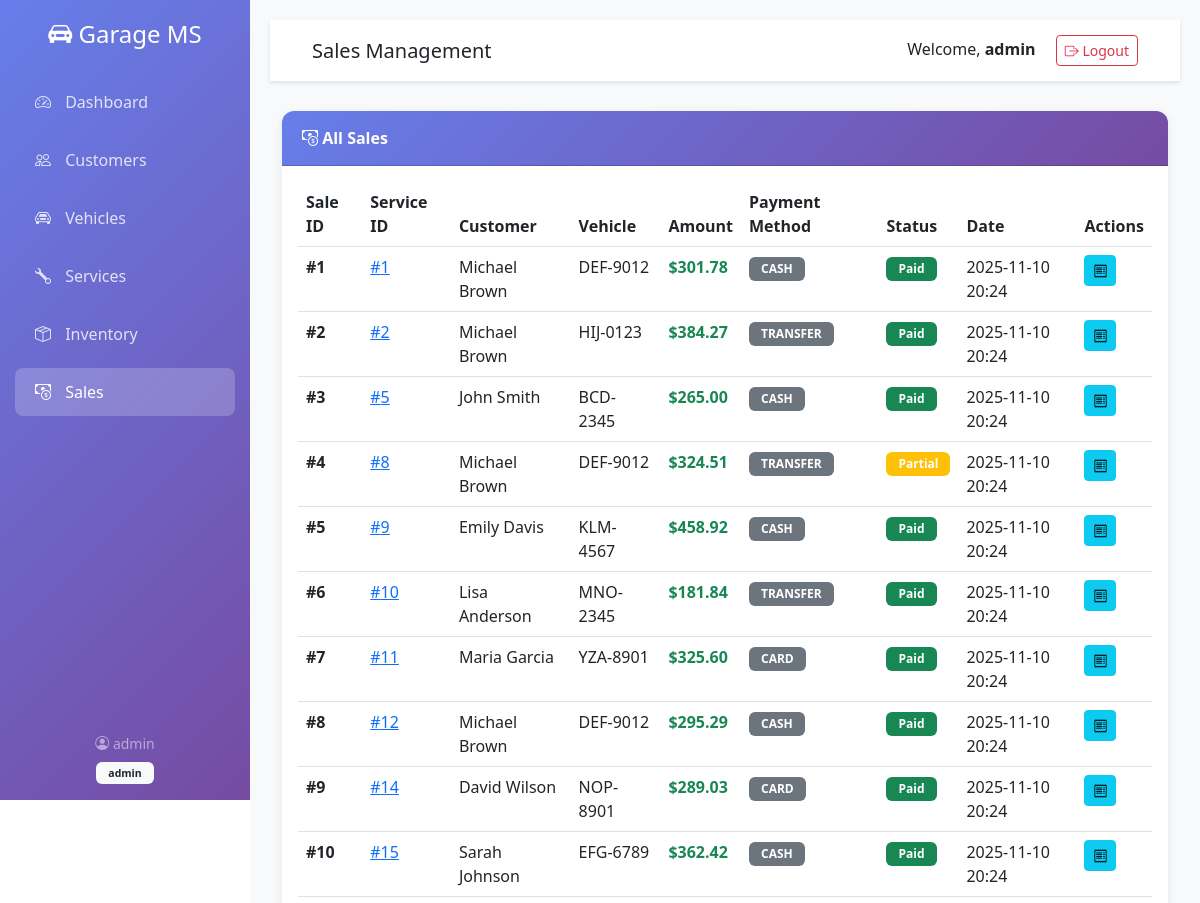
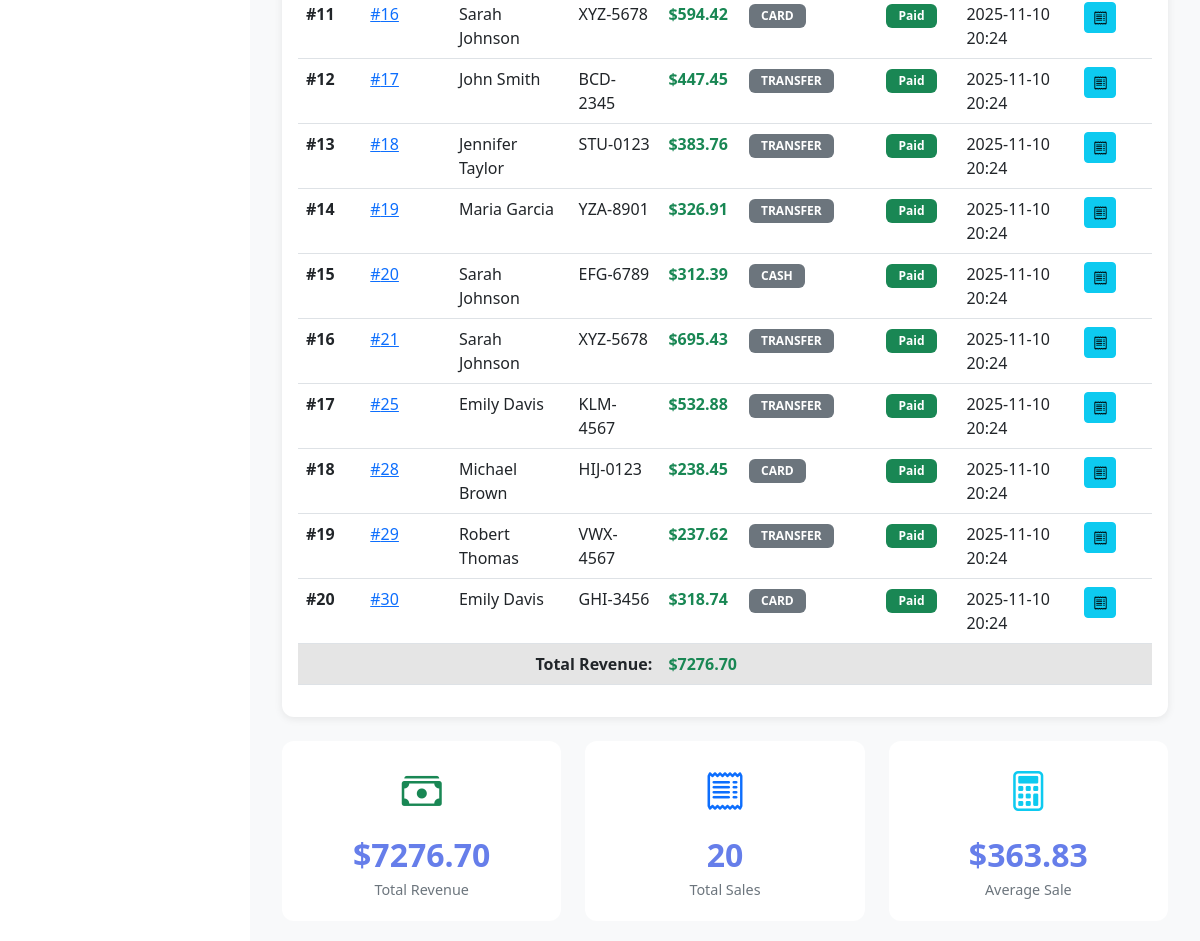
The app's page /sales (signed in) with its own data (2 pictures, top to bottom).
### app.py (models this page shows, shortened)
class User(UserMixin, db.Model):
    id = db.Column(db.Integer, primary_key=True)
    username = db.Column(db.String(80), unique=True, nullable=False)
    email = db.Column(db.String(120), unique=True, nullable=False)
    password_hash = db.Column(db.String(255), nullable=False)
    role = db.Column(db.String(20), default='staff')  # admin, staff
    created_at = db.Column(db.DateTime, default=datetime.utcnow)

class Sale(db.Model):
    id = db.Column(db.Integer, primary_key=True)
    service_id = db.Column(db.Integer, db.ForeignKey('service.id'), nullable=False)
    total_amount = db.Column(db.Float, nullable=False)
    payment_method = db.Column(db.String(50))  # cash, card, transfer
    payment_status = db.Column(db.String(20), default='pending')  # pending, paid, partial
    created_by = db.Column(db.Integer, db.ForeignKey('user.id'))
    created_at = db.Column(db.DateTime, default=datetime.utcnow)
    service = db.relationship('Service', backref='sale')

class Service(db.Model):
    id = db.Column(db.Integer, primary_key=True)
    vehicle_id = db.Column(db.Integer, db.ForeignKey('vehicle.id'), nullable=False)
    service_type = db.Column(db.String(100), nullable=False)
    description = db.Column(db.Text)
    status = db.Column(db.String(20), default='pending')  # pending, in_progress, completed, cancelled
    cost = db.Column(db.Float, default=0.0)
    scheduled_date = db.Column(db.DateTime, nullable=False)
    completed_date = db.Column(db.DateTime)
    created_by = db.Column(db.Integer, db.ForeignKey('user.id'))
    created_at = db.Column(db.DateTime, default=datetime.utcnow)
    parts_used = db.relationship('ServicePart', backref='service', lazy=True, cascade='all, delete-orphan')

class Customer(db.Model):
    id = db.Column(db.Integer, primary_key=True)
    name = db.Column(db.String(100), nullable=False)
    email = db.Column(db.String(120))
    phone = db.Column(db.String(20), nullable=False)
    address = db.Column(db.Text)
    created_at = db.Column(db.DateTime, default=datetime.utcnow)
    vehicles = db.relationship('Vehicle', backref='owner', lazy=True, cascade='all, delete-orphan')

class Vehicle(db.Model):
    id = db.Column(db.Integer, primary_key=True)
    customer_id = db.Column(db.Integer, db.ForeignKey('customer.id'), nullable=False)
    make = db.Column(db.String(50), nullable=False)
    model = db.Column(db.String(50), nullable=False)
    year = db.Column(db.Integer, nullable=False)
    license_plate = db.Column(db.String(20), unique=True, nullable=False)
    vin = db.Column(db.String(50))
    color = db.Column(db.String(30))
    created_at = db.Column(db.DateTime, default=datetime.utcnow)
    services = db.relationship('Service', backref='vehicle', lazy=True)

### app.py (the view)
@app.route('/sales')
@login_required
def sales():
    sales_list = Sale.query.order_by(Sale.created_at.desc()).all()
    return render_template('sales.html', sales=sales_list)

### app.py (called while the page is built)
@login_manager.user_loader
def load_user(user_id):
    return User.query.get(int(user_id))

### templates/sales.html (shortened to what this page needs)
{% extends "base.html" %}
{% block page_title %}Sales Management{% endblock %}
{% block content %}
<div class="card">
    <div class="card-header">
        <i class="bi bi-cash-coin"></i> All Sales
    </div>
    <div class="card-body">
        {% if sales %}
        <div class="table-responsive">
            <table class="table table-hover">
                <thead>
                    <tr>
                        <th>Sale ID</th>
                        <th>Service ID</th>
                        <th>Customer</th>
                        <th>Vehicle</th>
                        <th>Amount</th>
                        <th>Payment Method</th>
                        <th>Status</th>
                        <th>Date</th>
                        <th>Actions</th>
                    </tr>
                </thead>
                <tbody>
                    {% for sale in sales %}
                    <tr>
                        <td><strong>#{{ sale.id }}</strong></td>
                        <td>
                            <a href="{{ url_for('view_service', id=sale.service.id) }}">#{{ sale.service.id }}</a>
                        </td>
                        <td>{{ sale.service.vehicle.owner.name }}</td>
                        <td>{{ sale.service.vehicle.license_plate }}</td>
                        <td class="text-success"><strong>${{ "%.2f"|format(sale.total_amount) }}</strong></td>
                        <td>
                            <span class="badge bg-secondary">{{ sale.payment_method.upper() if sale.payment_method else 'N/A' }}</span>
                        </td>
                        <td>
                            {% if sale.payment_status == 'paid' %}
                            <span class="badge bg-success">Paid</span>
                            {% elif sale.payment_status == 'partial' %}
                            <span class="badge bg-warning">Partial</span>
                            {% else %}
                            <span class="badge bg-danger">Pending</span>
                            {% endif %}
                        </td>
                        <td>{{ sale.created_at.strftime('%Y-%m-%d %H:%M') }}</td>
                        <td>
                            <a href="{{ url_for('view_sale', id=sale.id) }}" class="btn btn-sm btn-info" title="View Receipt">
                                <i class="bi bi-receipt"></i>
                            </a>
                        </td>
                    </tr>
                    {% endfor %}
                </tbody>
                <tfoot>
                    <tr class="table-active">
                        <td colspan="4" class="text-end"><strong>Total Revenue:</strong></td>
                        <td colspan="5" class="text-success">
                            <strong>${{ "%.2f"|format(sales|sum(attribute='total_amount')) }}</strong>
                        </td>
                    </tr>
                </tfoot>
            </table>
        </div>
        {% else %}
        <div class="text-center py-5">
            <i class="bi bi-cash-coin text-muted" style="font-size: 4rem;"></i>
            <p class="text-muted mt-3">No sales records found.</p>
        </div>
        {% endif %}
    </div>
</div>
{% if sales %}
<div class="row mt-4">
    <div class="col-md-4">
        <div class="stat-card">
            <div class="icon text-success">
                <i class="bi bi-cash-stack"></i>
            </div>
            <div class="value">${{ "%.2f"|format(sales|sum(attribute='total_amount')) }}</div>
            <div class="label">Total Revenue</div>
        </div>
    </div>
    <div class="col-md-4">
        <div class="stat-card">
            <div class="icon text-primary">
                <i class="bi bi-receipt"></i>
            </div>
            <div class="value">{{ sales|length }}</div>
            <div class="label">Total Sales</div>
        </div>
    </div>
    <div class="col-md-4">
        <div class="stat-card">
            <div class="icon text-info">
                <i class="bi bi-calculator"></i>
            </div>
            <div class="value">${{ "%.2f"|format(sales|sum(attribute='total_amount') / sales|length if sales|length > 0 else 0) }}</div>
            <div class="label">Average Sale</div>
        </div>
    </div>
</div>
{% endif %}
{% endblock %}

### templates/base.html (shortened to what this page needs)
<!DOCTYPE html>
<html lang="en">
<head>
    <link href="https://cdn.jsdelivr.net/npm/bootstrap@5.3.0/dist/css/bootstrap.min.css" rel="stylesheet">
    <link rel="stylesheet" href="https://cdn.jsdelivr.net/npm/bootstrap-icons@1.10.0/font/bootstrap-icons.css">
</head>
<body>
    {% if current_user.is_authenticated %}
    <div class="sidebar">
        <div class="text-center mb-4">
            <h4 class="text-white mb-0">
                <i class="bi bi-car-front-fill"></i> Garage MS
            </h4>
        </div>
        <nav class="nav flex-column">
            <a class="nav-link {% if request.endpoint == 'dashboard' %}active{% endif %}" href="{{ url_for('dashboard') }}">
                <i class="bi bi-speedometer2"></i> Dashboard
            </a>
            <a class="nav-link {% if 'customer' in request.endpoint %}active{% endif %}" href="{{ url_for('customers') }}">
                <i class="bi bi-people"></i> Customers
            </a>
            <a class="nav-link {% if 'vehicle' in request.endpoint %}active{% endif %}" href="{{ url_for('vehicles') }}">
                <i class="bi bi-car-front"></i> Vehicles
            </a>
            <a class="nav-link {% if 'service' in request.endpoint %}active{% endif %}" href="{{ url_for('services') }}">
                <i class="bi bi-wrench"></i> Services
            </a>
            <a class="nav-link {% if 'inventory' in request.endpoint or 'part' in request.endpoint %}active{% endif %}" href="{{ url_for('inventory') }}">
                <i class="bi bi-box-seam"></i> Inventory
            </a>
            <a class="nav-link {% if 'sale' in request.endpoint %}active{% endif %}" href="{{ url_for('sales') }}">
                <i class="bi bi-cash-coin"></i> Sales
            </a>
        </nav>
        <div class="position-absolute bottom-0 w-100 p-3">
            <div class="text-white-50 small text-center">
                <i class="bi bi-person-circle"></i> {{ current_user.username }}
                <br>
                <span class="badge bg-light text-dark mt-2">{{ current_user.role }}</span>
            </div>
        </div>
    </div>
    {% endif %}
    <div class="{% if current_user.is_authenticated %}main-content{% endif %}">
        {% if current_user.is_authenticated %}
        <nav class="navbar">
            <div class="container-fluid">
                <h5 class="mb-0">{% block page_title %}Dashboard{% endblock %}</h5>
                <div>
                    <span class="me-3">Welcome, <strong>{{ current_user.username }}</strong></span>
                    <a href="{{ url_for('logout') }}" class="btn btn-outline-danger btn-sm">
                        <i class="bi bi-box-arrow-right"></i> Logout
                    </a>
                </div>
            </div>
        </nav>
        {% endif %}
        <div class="container-fluid">
            {% block content %}{% endblock %}
        </div>
    </div>
</body>
</html>

### templates/base.html (style rules this page uses)
:root { --sidebar-width: 250px; }
body { font-family: 'Segoe UI', Tahoma, Geneva, Verdana, sans-serif; }
.sidebar { position: fixed; top: 0; left: 0; height: 100vh; width: var(--sidebar-width); background: linear-gradient(135deg, #667eea 0%, #764ba2 100%); padding-top: 20px; transition: all 0.3s; z-index: 1000; overflow-y: auto; }
.sidebar .nav-link { color: rgba(255, 255, 255, 0.8); padding: 12px 20px; margin: 5px 15px; border-radius: 8px; transition: all 0.3s; }
.sidebar .nav-link:hover, .sidebar .nav-link.active { background: rgba(255, 255, 255, 0.2); color: white; }
.sidebar .nav-link i { margin-right: 10px; width: 20px; }
.main-content { margin-left: var(--sidebar-width); padding: 20px; min-height: 100vh; background: #f8f9fa; }
.navbar { background: white; box-shadow: 0 2px 4px rgba(0,0,0,0.1); padding: 15px 30px; margin-bottom: 30px; }
.card { border: none; border-radius: 12px; box-shadow: 0 2px 8px rgba(0,0,0,0.08); margin-bottom: 20px; transition: transform 0.3s, box-shadow 0.3s; }
.card-header { background: linear-gradient(135deg, #667eea 0%, #764ba2 100%); color: white; border-radius: 12px 12px 0 0 !important; padding: 15px 20px; font-weight: 600; }
.stat-card { background: white; border-radius: 12px; padding: 20px; text-align: center; transition: all 0.3s; }
.stat-card .icon { font-size: 2.5rem; margin-bottom: 10px; }
.stat-card .value { font-size: 2rem; font-weight: bold; color: #667eea; }
.stat-card .label { color: #6c757d; font-size: 0.9rem; }
.table { background: white; border-radius: 8px; }
.table thead { background: #f8f9fa; }
.badge { padding: 6px 12px; border-radius: 6px; }

### records on screen
User: username "admin", role "admin"
Sale: id "1", service.id "1", service.vehicle.owner.name "Michael Brown", service.vehicle.license_plate "DEF-9012", total_amount "301.78", payment_method "CASH", payment_status "Paid", created_at "2025-11-10 20:24"
Sale: id "2", service.id "2", service.vehicle.owner.name "Michael Brown", service.vehicle.license_plate "HIJ-0123", total_amount "384.27", payment_method "TRANSFER", payment_status "Paid", created_at "2025-11-10 20:24"
Sale: id "3", service.id "5", service.vehicle.owner.name "John Smith", service.vehicle.license_plate "BCD-2345", total_amount "265.00", payment_method "CASH", payment_status "Paid", created_at "2025-11-10 20:24"
Sale: id "4", service.id "8", service.vehicle.owner.name "Michael Brown", service.vehicle.license_plate "DEF-9012", total_amount "324.51", payment_method "TRANSFER", payment_status "Partial", created_at "2025-11-10 20:24"
Sale: id "5", service.id "9", service.vehicle.owner.name "Emily Davis", service.vehicle.license_plate "KLM-4567", total_amount "458.92", payment_method "CASH", payment_status "Paid", created_at "2025-11-10 20:24"
Sale: id "6", service.id "10", service.vehicle.owner.name "Lisa Anderson", service.vehicle.license_plate "MNO-2345", total_amount "181.84", payment_method "TRANSFER", payment_status "Paid", created_at "2025-11-10 20:24"
Sale: id "7", service.id "11", service.vehicle.owner.name "Maria Garcia", service.vehicle.license_plate "YZA-8901", total_amount "325.60", payment_method "CARD", payment_status "Paid", created_at "2025-11-10 20:24"
Sale: id "8", service.id "12", service.vehicle.owner.name "Michael Brown", service.vehicle.license_plate "DEF-9012", total_amount "295.29", payment_method "CASH", payment_status "Paid", created_at "2025-11-10 20:24"
Sale: id "9", service.id "14", service.vehicle.owner.name "David Wilson", service.vehicle.license_plate "NOP-8901", total_amount "289.03", payment_method "CARD", payment_status "Paid", created_at "2025-11-10 20:24"
Sale: id "10", service.id "15", service.vehicle.owner.name "Sarah Johnson", service.vehicle.license_plate "EFG-6789", total_amount "362.42", payment_method "CASH", payment_status "Paid", created_at "2025-11-10 20:24"
Sale: id "11", service.id "16", service.vehicle.owner.name "Sarah Johnson", service.vehicle.license_plate "XYZ-5678", total_amount "594.42", payment_method "CARD", payment_status "Paid", created_at "2025-11-10 20:24"
Sale: id "12", service.id "17", service.vehicle.owner.name "John Smith", service.vehicle.license_plate "BCD-2345", total_amount "447.45", payment_method "TRANSFER", payment_status "Paid", created_at "2025-11-10 20:24"
Sale: id "13", service.id "18", service.vehicle.owner.name "Jennifer Taylor", service.vehicle.license_plate "STU-0123", total_amount "383.76", payment_method "TRANSFER", payment_status "Paid", created_at "2025-11-10 20:24"
Sale: id "14", service.id "19", service.vehicle.owner.name "Maria Garcia", service.vehicle.license_plate "YZA-8901", total_amount "326.91", payment_method "TRANSFER", payment_status "Paid", created_at "2025-11-10 20:24"
Sale: id "15", service.id "20", service.vehicle.owner.name "Sarah Johnson", service.vehicle.license_plate "EFG-6789", total_amount "312.39", payment_method "CASH", payment_status "Paid", created_at "2025-11-10 20:24"
Sale: id "16", service.id "21", service.vehicle.owner.name "Sarah Johnson", service.vehicle.license_plate "XYZ-5678", total_amount "695.43", payment_method "TRANSFER", payment_status "Paid", created_at "2025-11-10 20:24"
Sale: id "17", service.id "25", service.vehicle.owner.name "Emily Davis", service.vehicle.license_plate "KLM-4567", total_amount "532.88", payment_method "TRANSFER", payment_status "Paid", created_at "2025-11-10 20:24"
Sale: id "18", service.id "28", service.vehicle.owner.name "Michael Brown", service.vehicle.license_plate "HIJ-0123", total_amount "238.45", payment_method "CARD", payment_status "Paid", created_at "2025-11-10 20:24"
Sale: id "19", service.id "29", service.vehicle.owner.name "Robert Thomas", service.vehicle.license_plate "VWX-4567", total_amount "237.62", payment_method "TRANSFER", payment_status "Paid", created_at "2025-11-10 20:24"
Sale: id "20", service.id "30", service.vehicle.owner.name "Emily Davis", service.vehicle.license_plate "GHI-3456", total_amount "318.74", payment_method "CARD", payment_status "Paid", created_at "2025-11-10 20:24"

### other values on screen
{{ "%.2f"|format(sales|sum(attribute='total_amount')) }} "7276.70"
{{ sales|length }} "20"
